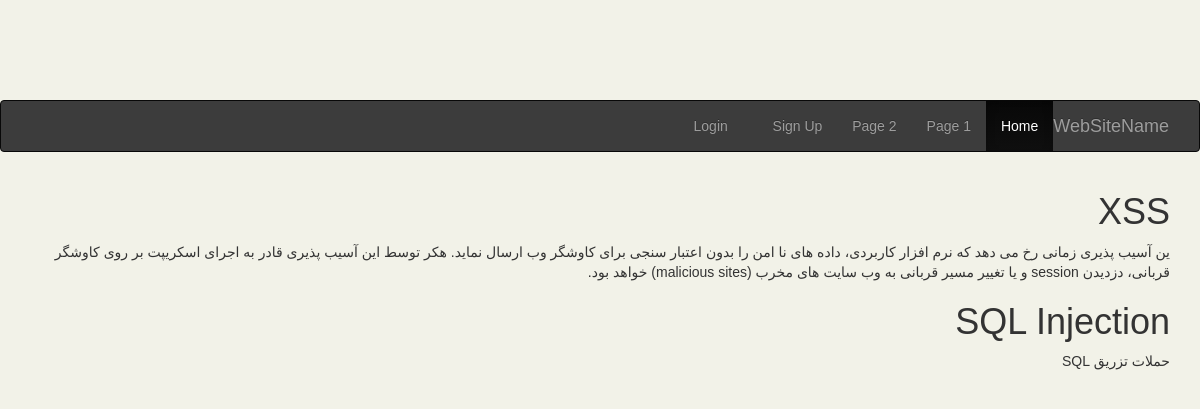
/event/eventtype, run on the app's committed database.
### web/models.py (models this page shows, shortened)
class EventType(models.Model):
    eventname = models.CharField(max_length=255)
    discription = models.TextField()

### web/views.py (the view)
# urls.py: url(r'^event/eventtype', views.Event_Type, name="Event Type"),
def Event_Type(request):
    etypes= EventType.objects.all()
    return render(request,'index.html',{'eventtypes' : etypes})

### web/templates/index.html (shortened to what this page needs)
<!DOCTYPE html>
<html  class="no-js" lang="fa" dir="rtl">
  <head>
    <link rel="stylesheet" href="/static/css/bootstrap.min.css">
    <link rel="stylesheet" href="/static/css/bootstrap-rtl.css">
    <link rel="stylesheet" href="/static/css/bootstrap-theme.min.css">
    <link rel="stylesheet" href="/static/css/style.css" >
</head>
<body>
  <nav class="navbar navbar-inverse" dir='rtl'>
   <div class="container-fluid">
     <div class="navbar-header">
       <a class="navbar-brand" href="#">WebSiteName</a>
     </div>
     <ul class="nav navbar-nav">
       <li class="active"><a href="#">Home</a></li>
       <li><a href="#">Page 1</a></li>
       <li><a href="#">Page 2</a></li>
     </ul>
     <ul class="nav navbar-nav navbar-right">
       <li><a href="#"><span class="glyphicon glyphicon-user"></span> Sign Up</a></li>
       <li><a href="#"><span class="glyphicon glyphicon-log-in"></span> Login</a></li>
     </ul>
   </div>
 </nav>
 <div class="container">
   {% for item in eventtypes %}
       <h1> {{item.eventname}}</h1>
       <p>{{item.discription}}</p>
   {% endfor %}
 </div>
</body>
</html>

### web/static/css/style.css (style rules this page uses)
body { font-family: 'Samim', 'Droid Arabic Naskh', ubuntu, tahoma, sans-serif; direction: rtl; background: #F2F2E8; }
li { overflow-wrap: break-word; }
h1, h2, h3, h4,h5, h6 { font-family: 'Samim', 'Droid Arabic Naskh', ubuntu, tahoma, sans-serif; }
.navbar-nav { float: right; }
body { padding-top: 70px; }
.navbar-inverse { background: #3c3c3c; }
@media (min-width:768px) { body { padding-top: 100px; } }

### data on the page
EventType: eventname "XSS", discription "ین آسیب پذیری زمانی رخ می دهد که نرم افزار کاربردی، داده های نا امن را بدون اعتبار سنجی برای کاوشگر وب ارسال نماید. هکر توسط این آسیب پذیری قادر به اجرای اسکریپت بر روی کاوشگر قربانی، دزدیدن session و یا تغییر مسیر قربانی به وب سایت های مخرب (malicious sites) خواهد بود."
EventType: eventname "SQL Injection", discription "حملات تزریق SQL"
